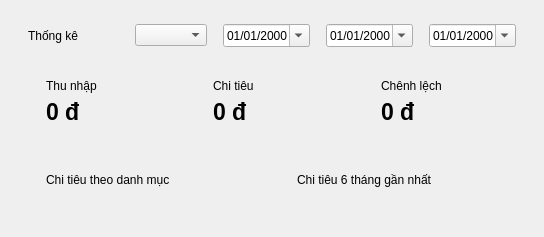
<?xml version="1.0" encoding="utf-8"?>
<ui version="4.0">
 <class>StatisticsPage</class>
 <widget class="QWidget" name="StatisticsPage">
  <layout class="QVBoxLayout" name="rootLayout">
   <property name="spacing">
    <number>16</number>
   </property>
   <property name="leftMargin">
    <number>28</number>
   </property>
   <property name="topMargin">
    <number>24</number>
   </property>
   <property name="rightMargin">
    <number>28</number>
   </property>
   <property name="bottomMargin">
    <number>28</number>
   </property>
   <item>
    <layout class="QHBoxLayout" name="headerLayout">
     <item>
      <widget class="QLabel" name="pageTitle">
       <property name="text">
        <string>Thống kê</string>
       </property>
      </widget>
     </item>
     <item>
      <spacer name="headerSpacer">
       <property name="orientation">
        <enum>Qt::Horizontal</enum>
       </property>
       <property name="sizeHint">
        <size>
         <width>40</width>
         <height>20</height>
        </size>
       </property>
      </spacer>
     </item>
     <item>
      <widget class="QComboBox" name="periodCombo" />
     </item>
     <item>
      <widget class="QDateEdit" name="referenceDate">
       <property name="calendarPopup">
        <bool>true</bool>
       </property>
       <property name="displayFormat">
        <string>dd/MM/yyyy</string>
       </property>
      </widget>
     </item>
     <item>
      <widget class="QDateEdit" name="customStart">
       <property name="calendarPopup">
        <bool>true</bool>
       </property>
       <property name="displayFormat">
        <string>dd/MM/yyyy</string>
       </property>
      </widget>
     </item>
     <item>
      <widget class="QDateEdit" name="customEnd">
       <property name="calendarPopup">
        <bool>true</bool>
       </property>
       <property name="displayFormat">
        <string>dd/MM/yyyy</string>
       </property>
      </widget>
     </item>
    </layout>
   </item>
   <item>
    <layout class="QGridLayout" name="summaryLayout">
     <property name="horizontalSpacing">
      <number>14</number>
     </property>
     <item row="0" column="0">
      <widget class="QFrame" name="incomeCard">
       <layout class="QVBoxLayout" name="incomeLayout">
        <property name="leftMargin">
         <number>18</number>
        </property>
        <property name="topMargin">
         <number>16</number>
        </property>
        <property name="rightMargin">
         <number>18</number>
        </property>
        <property name="bottomMargin">
         <number>16</number>
        </property>
        <item>
         <widget class="QLabel" name="incomeCaption">
          <property name="text">
           <string>Thu nhập</string>
          </property>
         </widget>
        </item>
        <item>
         <widget class="QLabel" name="incomeLabel">
          <property name="styleSheet">
           <string notr="true">font-size: 23px; font-weight: 800;</string>
          </property>
          <property name="text">
           <string>0 đ</string>
          </property>
         </widget>
        </item>
       </layout>
      </widget>
     </item>
     <item row="0" column="1">
      <widget class="QFrame" name="expenseCard">
       <layout class="QVBoxLayout" name="expenseLayout">
        <property name="leftMargin">
         <number>18</number>
        </property>
        <property name="topMargin">
         <number>16</number>
        </property>
        <property name="rightMargin">
         <number>18</number>
        </property>
        <property name="bottomMargin">
         <number>16</number>
        </property>
        <item>
         <widget class="QLabel" name="expenseCaption">
          <property name="text">
           <string>Chi tiêu</string>
          </property>
         </widget>
        </item>
        <item>
         <widget class="QLabel" name="expenseLabel">
          <property name="styleSheet">
           <string notr="true">font-size: 23px; font-weight: 800;</string>
          </property>
          <property name="text">
           <string>0 đ</string>
          </property>
         </widget>
        </item>
       </layout>
      </widget>
     </item>
     <item row="0" column="2">
      <widget class="QFrame" name="differenceCard">
       <layout class="QVBoxLayout" name="differenceLayout">
        <property name="leftMargin">
         <number>18</number>
        </property>
        <property name="topMargin">
         <number>16</number>
        </property>
        <property name="rightMargin">
         <number>18</number>
        </property>
        <property name="bottomMargin">
         <number>16</number>
        </property>
        <item>
         <widget class="QLabel" name="differenceCaption">
          <property name="text">
           <string>Chênh lệch</string>
          </property>
         </widget>
        </item>
        <item>
         <widget class="QLabel" name="differenceLabel">
          <property name="styleSheet">
           <string notr="true">font-size: 23px; font-weight: 800;</string>
          </property>
          <property name="text">
           <string>0 đ</string>
          </property>
         </widget>
        </item>
       </layout>
      </widget>
     </item>
    </layout>
   </item>
   <item>
    <layout class="QGridLayout" name="chartsLayout" columnstretch="1,1">
     <property name="horizontalSpacing">
      <number>14</number>
     </property>
     <item row="0" column="0">
      <widget class="QFrame" name="donutCard">
       <layout class="QVBoxLayout" name="donutLayout">
        <property name="leftMargin">
         <number>18</number>
        </property>
        <property name="topMargin">
         <number>16</number>
        </property>
        <property name="rightMargin">
         <number>18</number>
        </property>
        <property name="bottomMargin">
         <number>16</number>
        </property>
        <item>
         <widget class="QLabel" name="donutTitle">
          <property name="text">
           <string>Chi tiêu theo danh mục</string>
          </property>
         </widget>
        </item>
        <item>
         <widget class="DonutChartWidget" name="donutChart" native="true" />
        </item>
       </layout>
      </widget>
     </item>
     <item row="0" column="1">
      <widget class="QFrame" name="barCard">
       <layout class="QVBoxLayout" name="barLayout">
        <property name="leftMargin">
         <number>18</number>
        </property>
        <property name="topMargin">
         <number>16</number>
        </property>
        <property name="rightMargin">
         <number>18</number>
        </property>
        <property name="bottomMargin">
         <number>16</number>
        </property>
        <item>
         <widget class="QLabel" name="barTitle">
          <property name="text">
           <string>Chi tiêu 6 tháng gần nhất</string>
          </property>
         </widget>
        </item>
        <item>
         <widget class="BarChartWidget" name="barChart" native="true" />
        </item>
       </layout>
      </widget>
     </item>
    </layout>
   </item>
  </layout>
 </widget>
 <customwidgets>
  <customwidget>
   <class>DonutChartWidget</class>
   <extends>QWidget</extends>
   <header>ui/chart_widgets.h</header>
   <container>1</container>
  </customwidget>
  <customwidget>
   <class>BarChartWidget</class>
   <extends>QWidget</extends>
   <header>ui/chart_widgets.h</header>
   <container>1</container>
  </customwidget>
 </customwidgets>
 <resources />
 <connections />
</ui>
